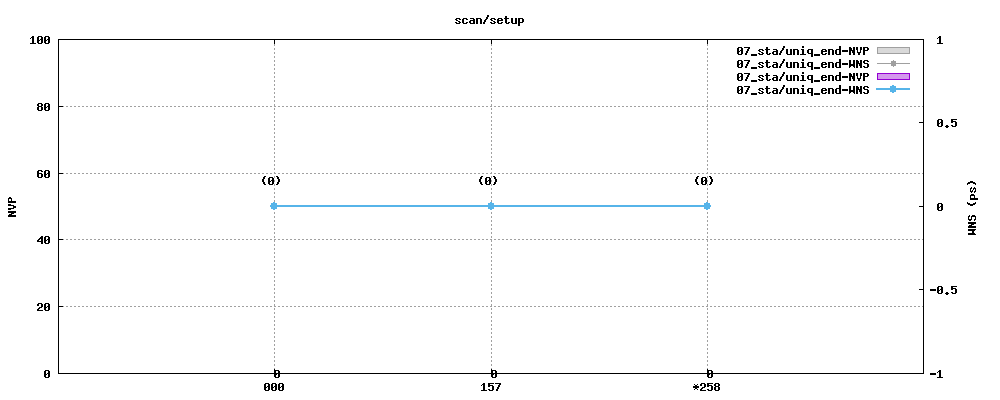

The script that saved this image:
set title "scan/setup"
set term png truecolor size 1000,400 medium
set output "uniq_end/scan/setup.nvp_wns.diff.png"
set style data histogram
set style histogram clustered gap 1
set style fill solid 0.4 border
set grid
set size 1,1
set yrange [0:100]
set ylabel "NVP"
set y2label "WNS (ps)"
set ytics nomirror
set y2tics
plot "ORIG/uniq_end/scan/setup.nvp_wns.dat" using 2:xticlabels(1) lc 0 axis x1y1  title "07_sta/uniq_end-NVP", \
     "ORIG/uniq_end/scan/setup.nvp_wns.dat" using 3:xticlabels(1) with linespoints lc 0 lw 1 pt 7 ps 1 axis x1y2  title "07_sta/uniq_end-WNS", \
     "uniq_end/scan/setup.nvp_wns.dat" using 2:xticlabels(1) lc 1 axis x1y1  title "07_sta/uniq_end-NVP", \
     "uniq_end/scan/setup.nvp_wns.dat" using 0:2:2 with labels left offset 0,0 notitle, \
     "uniq_end/scan/setup.nvp_wns.dat" using 3:xticlabels(1) with linespoints lc 3 lw 2 pt 7 ps 1 axis x1y2  title "07_sta/uniq_end-WNS", \
     "uniq_end/scan/setup.nvp_wns.dat" using 0:3:(sprintf("(%d)",$3)) with labels center offset -0.5,2 axis x1y2 notitle lc 3
